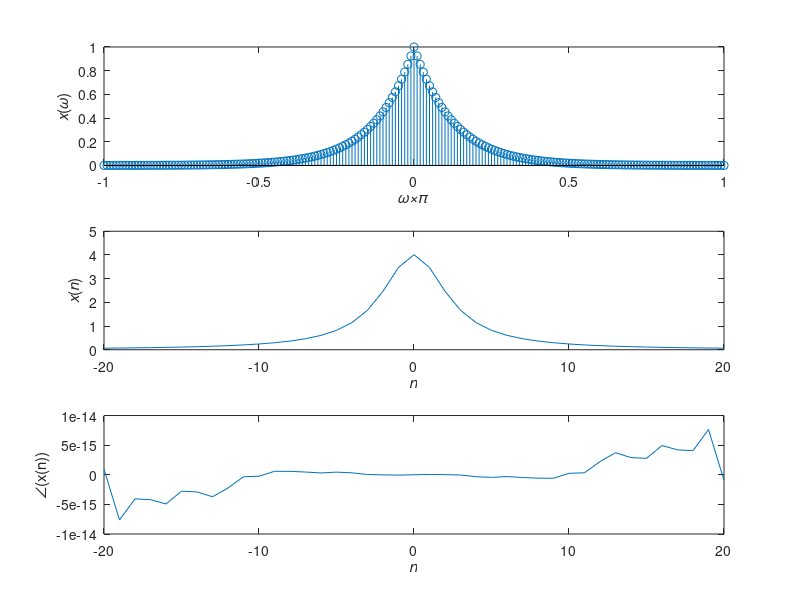

MATLAB code to generate this figure:
clc
clear all
a=0.08;
n=-20:1:20;
m=10;
omega_x=-1*pi:0.01*pi:1*pi;

for ii=1:length(omega_x)
    if(omega_x(ii)<0)
        x(ii)=a^(-omega_x(ii));
    else
        x(ii)=a^(omega_x(ii));
    end
end

subplot(3,1,1),stem(omega_x/pi, x)
xlabel('\it{\omega\times\pi}')
ylabel('{\itx}({\it\omega})')

for jj=1:length(n)
    for ii=1:length(omega_x)
        expo_x(jj,ii)=exp(1j*n(jj)...
            *omega_x(ii));
    end
    F_n(1,jj)=(1/(2*pi))*sum(x.*expo_x(jj,:));
end

angle_F=atan(imag(F_n)./real(F_n));


subplot(3,1,2),plot(n, abs(F_n));
xlabel('\it{n}')
ylabel('{\itx}({\itn})')

subplot(3,1,3),plot(n, angle_F)
xlabel('\it{n}')
ylabel('\angle(x(n))')
        
